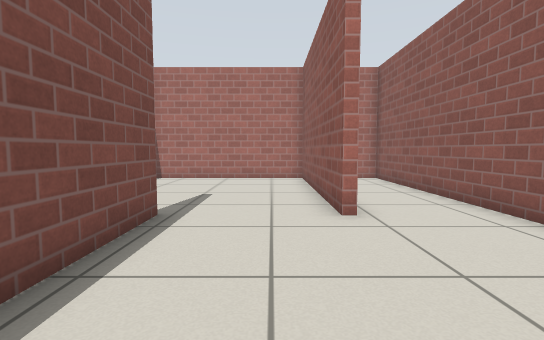
View 1 (above)

15 first-person views from a walk through a Gazebo world. The camera is 0.66 m above the floor, tilts 4° down and sees 85° across. The floor is counted in squares, 0.5 m on a side. Each view is taken from the middle of a square. On the plan, view 1 faces up. The plan holds only what a view shows up to about 13 squares ahead; the rest is blank. Gazebo's built-in surfaces are drawn with simple patterns.

View 2
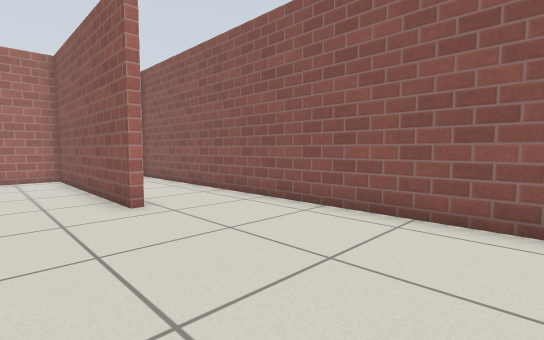

View 3
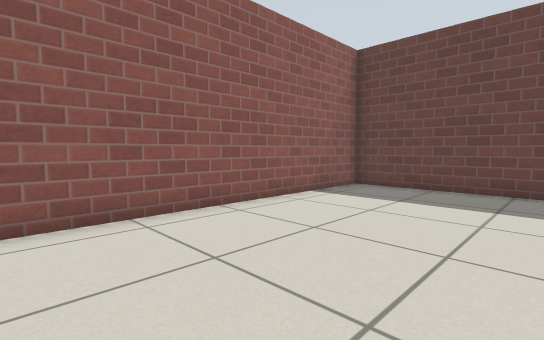

View 4
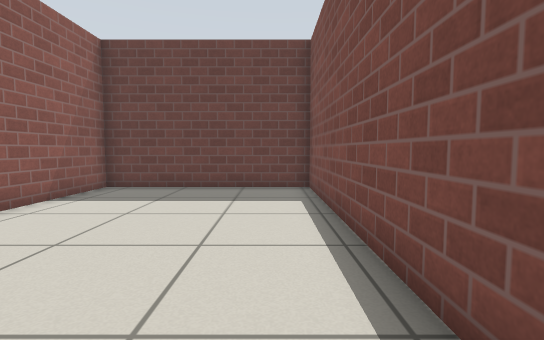

View 5
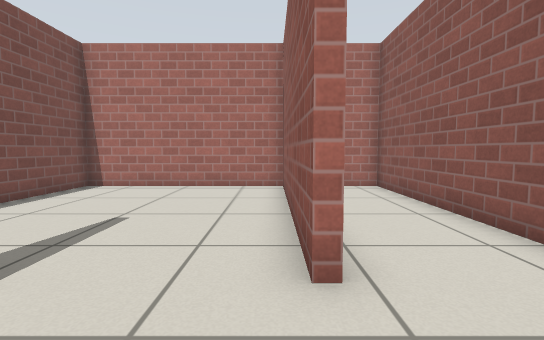

View 6
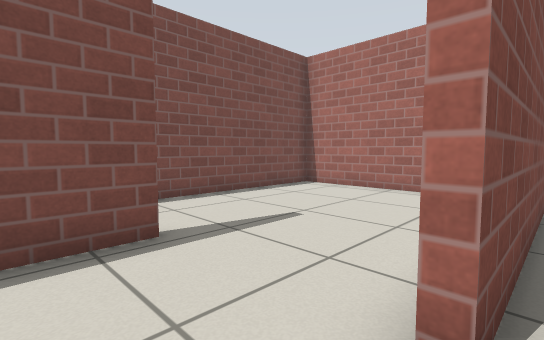

View 7
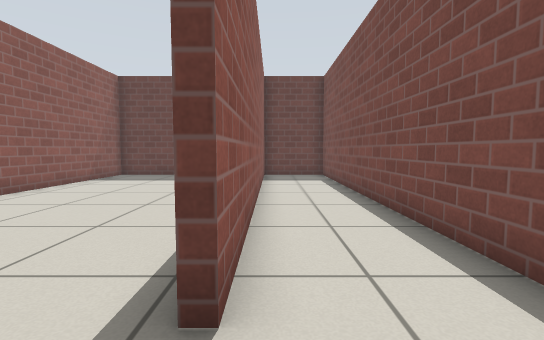

View 8
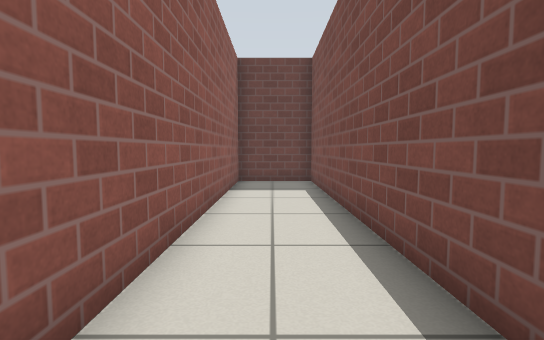

View 9
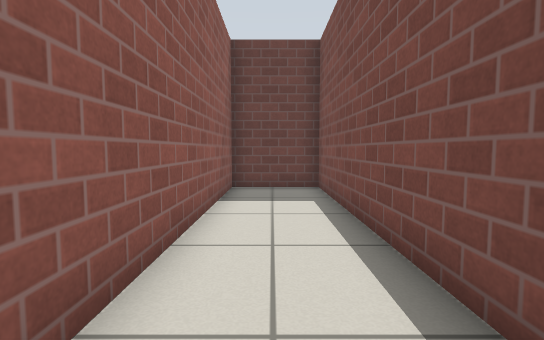

View 10
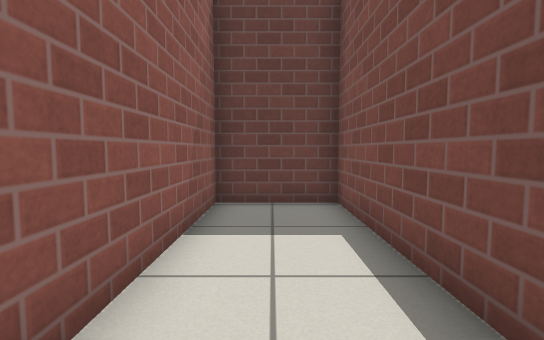

View 11
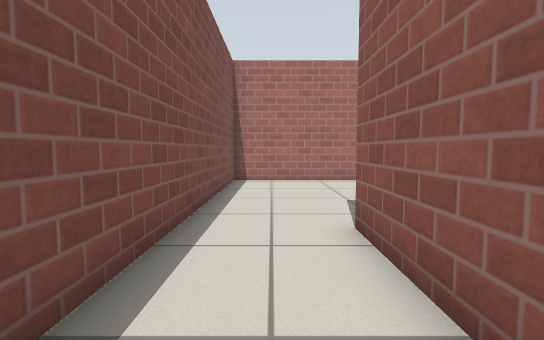

View 12
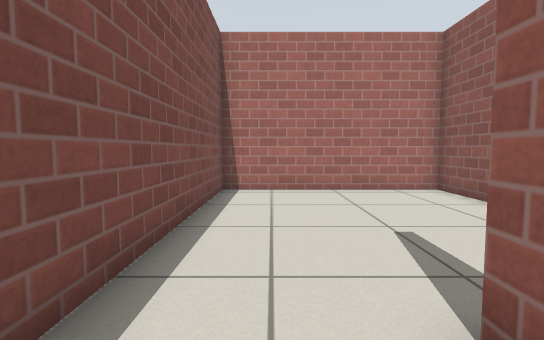

View 13
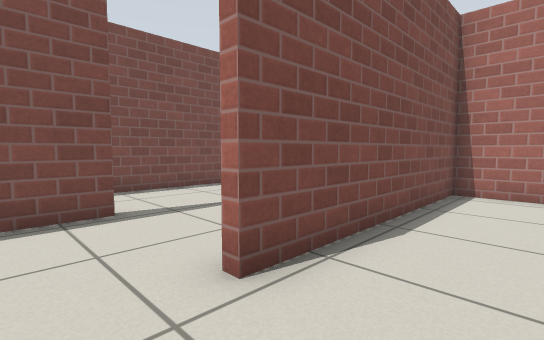

View 14
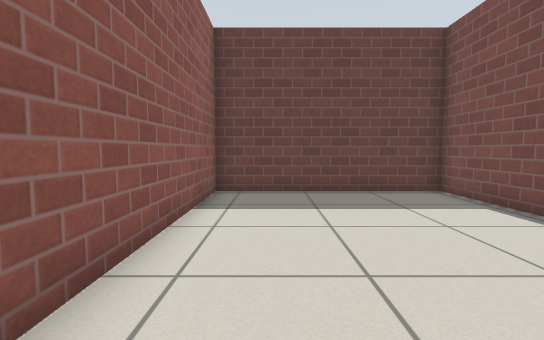

View 15
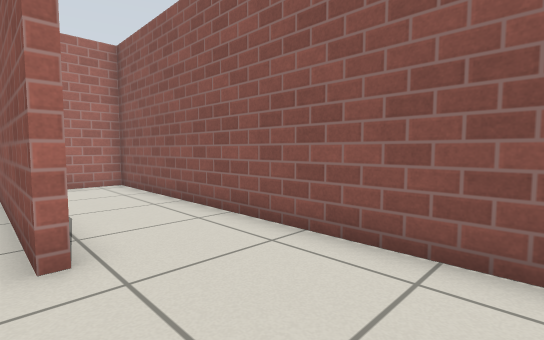

### Floor plan
Ten units are one square. View 1 is at (0, 0); x grows to the right and y downward. Boxes are objects, and circles mark ways between rooms. Rooms are numbered by the first view taken in them; rooms with no view inside come last. Other rooms are left out.
<svg viewBox="-61 -141 114 219">
<path fill="none" stroke="#000" d="M-23 -60 -23 73 48 73 48 -136 17 -136 17 -58M14 -58 14 -136 -56 -136 -56 73 -26 73 -26 -60"/>
<circle cx="0" cy="-50" r="3" fill="#2a7"/>
<text x="20" y="-10">1</text>
<text x="-30" y="-50">2</text>
</svg>
Room 1 opens to room 2.

Where each view was taken, in squares from view 1:
view 1: 0 up, 0 right, facing up
view 2: 1 down, 1 left, facing up-right
view 3: 3 up, 1 left, facing down-right
view 4: 3 up, 1 left, facing down
view 5: 3 up, 1 right, facing up
view 6: 4 up, 2 right, facing up-left
view 7: 8 up, 3 left, facing down
view 8: 5 up, 4 left, facing down
view 9: 3 up, 4 left, facing down
view 10: 0 up, 4 left, facing down
view 11: 1 up, 4 left, facing up
view 12: 4 up, 4 left, facing up
view 13: 4 up, 4 right, facing up-left
view 14: 2 up, 3 right, facing down
view 15: 2 up, 1 right, facing up-right
